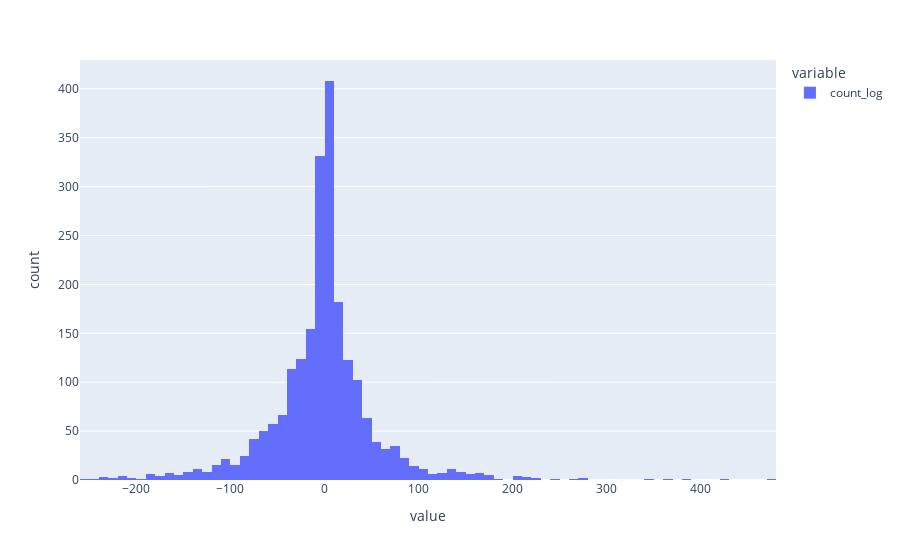

The notebook cell this image was saved under:
### Code cell
errors = predictions - y_test

fig = px.histogram(errors)
fig.show()

### Figure 1 — Plotly figure (JSON) as saved in the notebook; plotly's stock layout.template omitted (floating-point values rounded to 4 significant figures; data arrays with more than 128 entries replaced by an {"elided": "..."} marker saying what was removed)
{"data": [{"alignmentgroup": "True", "bingroup": "x", "hovertemplate": "variable=count_log<br>value=%{x}<br>count=%{y}<extra></extra>", "legendgroup": "count_log", "marker": {"color": "#636efa", "pattern": {"shape": ""}}, "name": "count_log", "offsetgroup": "count_log", "orientation": "v", "showlegend": true, "type": "histogram", "x": {"elided": "2178 float values"}, "xaxis": "x", "yaxis": "y"}], "layout": {"barmode": "relative", "legend": {"title": {"text": "variable"}, "tracegroupgap": 0}, "margin": {"t": 60}, "xaxis": {"anchor": "y", "domain": [0, 1], "title": {"text": "value"}}, "yaxis": {"anchor": "x", "domain": [0, 1], "title": {"text": "count"}}}}
